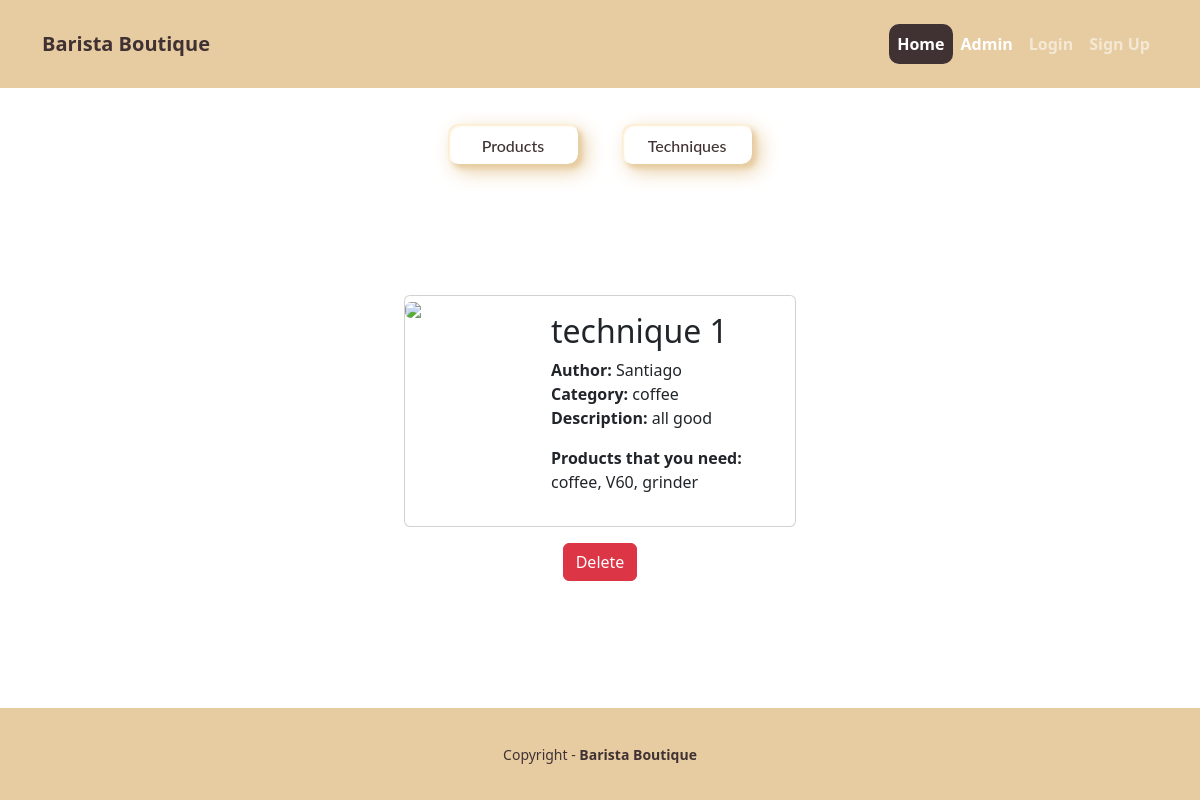
The page /techniques/1 on the database its author committed.
### pages/models.py (models this page shows, shortened)
class Technique(models.Model):
  title = models.TextField()
  author = models.TextField()
  category = models.TextField()
  keyword = models.TextField()
  description = models.TextField()
  product_list = models.TextField()
  created_at = models.DateTimeField(auto_now_add=True)
  updated_at = models.DateTimeField(auto_now=True)

### pages/views.py (the view)
# urls.py: path('techniques/<str:id>', TechniqueShowView.as_view(), name='showTechnique'),
class TechniqueShowView(View):
  template_name = 'techniques/show.html'
  def get(self, request, id):
    try:
        technique_id = int(id)
        if technique_id < 1:
            raise ValueError("Technique id must be 1 or greater")
        technique = get_object_or_404(Technique, pk=technique_id)
    except (ValueError, IndexError):
        return HttpResponseRedirect(reverse('home'))
    viewData = {}
    technique = get_object_or_404(Technique, pk=technique_id)
    viewData["title"] = technique.title + " - Taller 1"
    viewData["subtitle"] =  technique.title + " - Technique information"
    viewData["technique"] = technique
    return render(request, self.template_name, viewData)

### pages/templates/techniques/show.html (shortened to what this page needs)
{% extends 'pages/base.html' %}
{% block content %}
<div class="card mb-3">
  <div class="row g-0">
    <div class="col-md-4">
      <img src="https://i.pinimg.com/564x/13/61/6d/13616d072ddca840b412866908b41854.jpg" class="img-fluid rounded-start">
    </div>
    <div class="col-md-8">
      <div class="card-body">
        <h2 class="card-title">
           {{technique.title}}
        </h2>
        <div class="flex">
          <p style="display: inline; margin-right: 20px;">
            <strong>Author: </strong>{{technique.author}}
          </p>
          <p style="display: inline;">
            <strong>Category: </strong>{{technique.category}}
          </p>
        </div>
        <p>
          <strong>Description: </strong>{{technique.description}}
        </p>
        <p>
          <strong>Products that you need: </strong>{{technique.product_list}}
        </p>
      </div>
    </div>
  </div>
</div>
<div class="d-flex justify-content-center">
  <form action="{% url 'deleteTechnique' technique.id %}" method="POST">
    <button type="submit" class="btn btn-danger" onclick="return confirm('Are you sure you want to delete this technique?')">Delete</button>
  </form>
</div>
{% endblock %}

### pages/static/pages/app.css (style rules this page uses)
body, html { margin: 0; padding: 0; height: 100%; }
body { display: flex; flex-direction: column; min-height: 100vh; }

### rows shown on the page
Technique: title "technique 1", author "Santiago", category "coffee", description "all good", product_list "coffee, V60, grinder"
